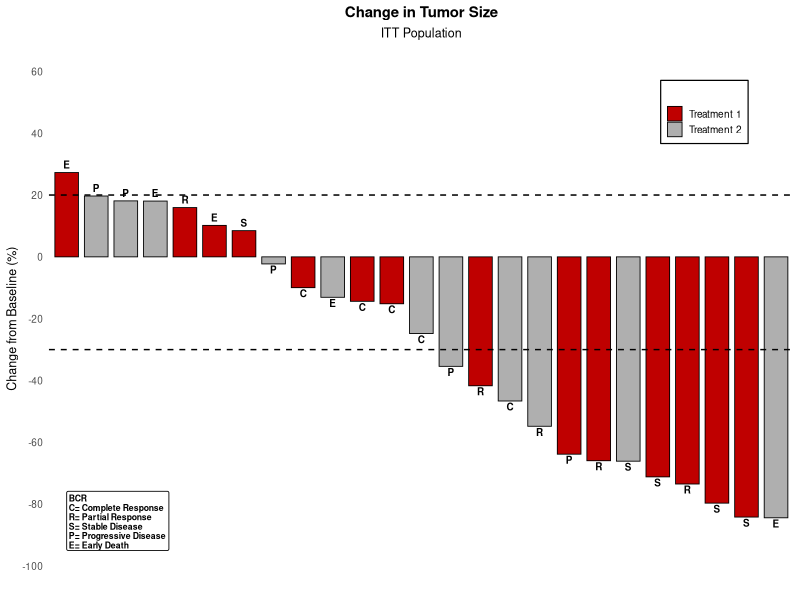
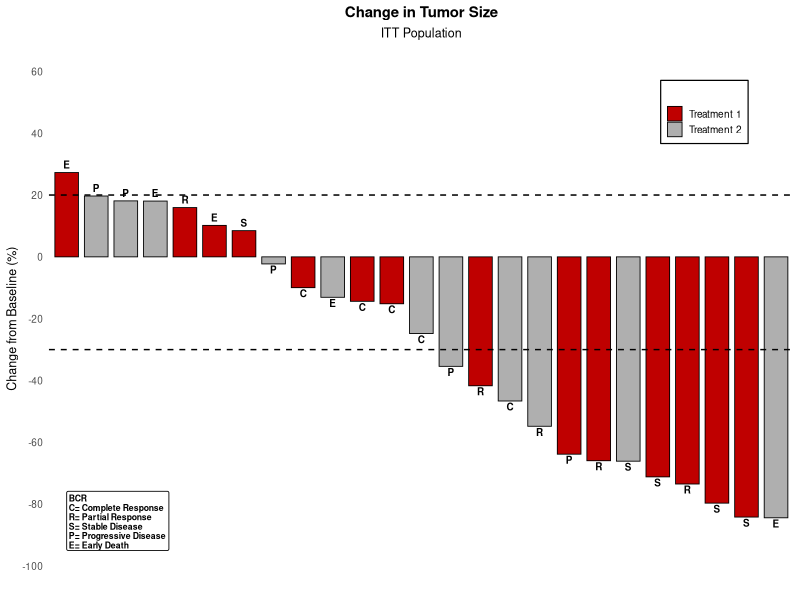
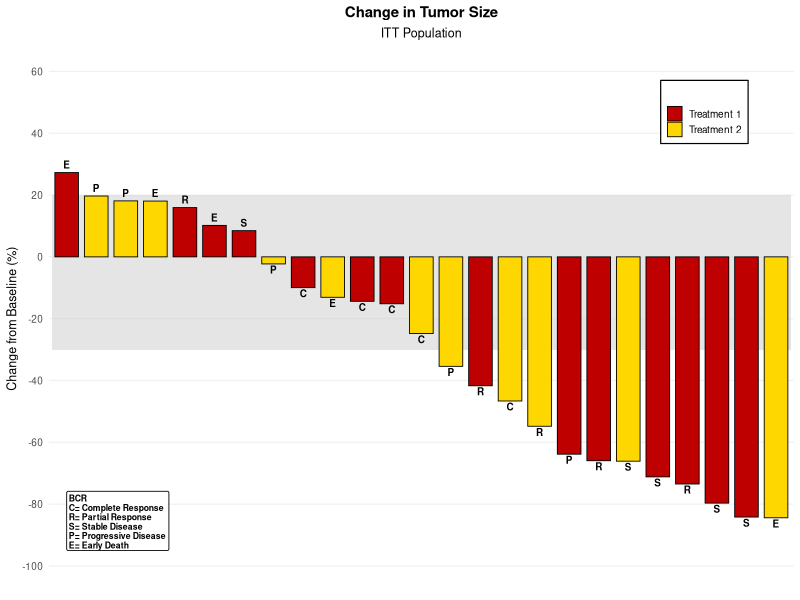
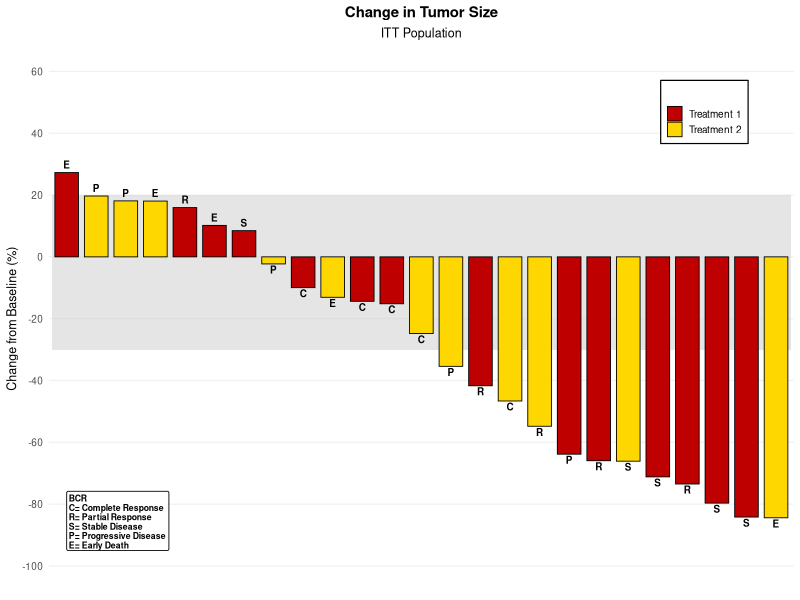

R code for these plots, in order:
out <- Sys.getenv("OUT_DIR")
if (out == "" || is.na(out)) out <- getwd()
if (!dir.exists(out)) dir.create(out, recursive = TRUE, showWarnings = FALSE)

sas_round <- function(x, d = 0) {
  p <- 10^d
  sign(x) * floor(abs(x) * p + 0.5) / p
}

# Accurate SAS RANUNI (Fishman & Moore) without overflow
# modulus m = 2^31-1, multiplier a = 397204094
# Use Russian peasant modular multiplication to avoid double overflow
mod_mul <- function(a, s, m) {
  res <- 0
  a_mod <- a %% m
  while (s > 0) {
    if (s %% 2 == 1) {
      res <- (res + a_mod) %% m
    }
    a_mod <- (a_mod * 2) %% m
    s <- s %/% 2
  }
  res
}

sas_ranuni_seq <- function(seed, n) {
  m <- 2147483647
  a <- 397204094
  s <- as.numeric(seed)
  u <- numeric(n)
  for (i in seq_len(n)) {
    s <- mod_mul(a, s, m)
    u[i] <- s / m
  }
  list(u = u, seed = s)
}

n_id <- 25
seq50 <- sas_ranuni_seq(2, n_id * 2)
u <- seq50$u

Id <- 1:n_id
Cid <- sprintf("%2d", Id)
Change <- numeric(n_id)
Group <- character(n_id)
Label <- character(n_id)

for (i in seq_len(n_id)) {
  u_change <- u[(i - 1) * 2 + 1]
  u_group  <- u[(i - 1) * 2 + 2]
  Change[i] <- 30 - 120 * u_change
  Group[i] <- ifelse(floor(u_group + 0.5) == 1, "Treatment 1", "Treatment 2")
  r <- i %% 5
  Label[i] <- ifelse(r == 1, "C",
              ifelse(r == 2, "R",
              ifelse(r == 3, "S",
              ifelse(r == 4, "P", "E"))))
}

TumorSize <- data.frame(
  Id = Id,
  Cid = Cid,
  Change = Change,
  Group = Group,
  Label = Label,
  stringsAsFactors = FALSE
)
attr(TumorSize$Change, "label") <- "Change from Baseline (%)"

write.csv(TumorSize, file.path(out, "TumorSize.csv"), row.names = FALSE, na = "")

TumorSizeDesc <- TumorSize[order(-TumorSize$Change), ]
write.csv(TumorSizeDesc, file.path(out, "TumorSizeDesc.csv"), row.names = FALSE, na = "")

# PROC PRINT obs=5 -> P100.lst and sashtml.htm
print5 <- TumorSize[1:5, ]

write.csv(print5, file.path(out, "P100.csv"), row.names = FALSE, na = "")
write.csv(print5, file.path(out, "sashtml.csv"), row.names = FALSE, na = "")

hdr <- sprintf("%-4s %-3s %-4s %-12s %-13s %-5s", "Obs", "Id", "Cid", "Change", "Group", "Label")
sep <- paste(rep("-", nchar(hdr)), collapse = "")
body_lines <- c(hdr, sep)
for (i in seq_len(nrow(print5))) {
  line <- sprintf("%-4d %-3d %-4s %-12.4f %-13s %-5s",
                  i, print5$Id[i], print5$Cid[i], print5$Change[i], print5$Group[i], print5$Label[i])
  body_lines <- c(body_lines, line)
}
txt_content <- c(
  "Change in Tumor Size (PROC PRINT obs=5)",
  "Data Set: TumorSize",
  "",
  body_lines,
  "",
  sprintf("N rows displayed: %d  (total rows in TumorSize: %d)", nrow(print5), nrow(TumorSize))
)

writeLines(txt_content, file.path(out, "P100.txt"))
writeLines(txt_content, file.path(out, "P100.lst"))
writeLines(txt_content, file.path(out, "sashtml.txt"))
html_lines <- c(
  "<html><head><title>P100 - TumorSize (obs=5)</title></head><body>",
  "<h2>Change in Tumor Size (PROC PRINT obs=5)</h2>",
  "<pre>",
  txt_content,
  "</pre>",
  "</body></html>"
)
writeLines(html_lines, file.path(out, "sashtml.htm"))

# Figure 1: TumorSize_SG_V94
TumorSize$Cid_ord <- factor(TumorSize$Cid, levels = TumorSize$Cid[order(-TumorSize$Change)])
cols1 <- c("Treatment 1" = "#bf0000", "Treatment 2" = "#afafaf")

library(ggplot2)

p1 <- ggplot(TumorSize, aes(x = Cid_ord, y = Change, fill = Group)) +
  geom_col(position = position_dodge(width = 0.9), width = 0.8, colour = "black", linewidth = 0.3) +
  geom_text(aes(label = Label), position = position_dodge(width = 0.9),
            vjust = ifelse(TumorSize$Change >= 0, -0.5, 1.2),
            size = 2.5, fontface = "bold") +
  geom_hline(yintercept = c(20, -30), linetype = "dashed", colour = "black", linewidth = 0.5) +
  scale_fill_manual(values = cols1, name = "") +
  scale_y_continuous(limits = c(-100, 60), breaks = seq(60, -100, by = -20)) +
  labs(title = "Change in Tumor Size", subtitle = "ITT Population",
       x = NULL, y = "Change from Baseline (%)") +
  theme_minimal(base_size = 9) +
  theme(
    panel.grid = element_blank(),
    panel.border = element_blank(),
    axis.text.x = element_blank(),
    axis.ticks.x = element_blank(),
    plot.title = element_text(hjust = 0.5, face = "bold"),
    plot.subtitle = element_text(hjust = 0.5),
    legend.position = c(0.88, 0.88),
    legend.background = element_rect(colour = "black", fill = "white"),
    legend.key.size = unit(0.4, "cm")
  ) +
  annotate("label",
           x = 1, y = -95,
           label = "BCR\nC= Complete Response\nR= Partial Response\nS= Stable Disease\nP= Progressive Disease\nE= Early Death",
           hjust = 0, vjust = 0, size = 2.2, fontface = "bold",
           fill = "white", colour = "black", label.size = 0.3, lineheight = 0.9)

ggsave(file.path(out, "tumorsize_sg_v94.png"), p1, width = 5, height = 3, dpi = 300, units = "in")
ggsave(file.path(out, "TumorSize_SG_V94.png"), p1, width = 5, height = 3, dpi = 300, units = "in")
write.csv(TumorSize, file.path(out, "tumorsize_sg_v94.csv"), row.names = FALSE, na = "")

# Figure 2: TumorSize_Band_SG_V94
TumorSizeDesc$Cid_ord2 <- factor(TumorSizeDesc$Cid, levels = TumorSizeDesc$Cid)
cols2 <- c("Treatment 1" = "#bf0000", "Treatment 2" = "gold")

p2 <- ggplot(TumorSizeDesc, aes(x = Cid_ord2, y = Change, fill = Group)) +
  geom_rect(aes(xmin = as.numeric(Cid_ord2) - 0.5, xmax = as.numeric(Cid_ord2) + 0.5,
                ymin = -30, ymax = 20),
            fill = "grey80", alpha = 0.5, inherit.aes = FALSE) +
  geom_col(position = position_dodge(width = 0.9), width = 0.8, colour = "black", linewidth = 0.3) +
  geom_text(aes(label = Label), position = position_dodge(width = 0.9),
            vjust = ifelse(TumorSizeDesc$Change >= 0, -0.5, 1.2),
            size = 2.5, fontface = "bold") +
  scale_fill_manual(values = cols2, name = "") +
  scale_y_continuous(limits = c(-100, 60), breaks = seq(60, -100, by = -20)) +
  labs(title = "Change in Tumor Size", subtitle = "ITT Population",
       x = NULL, y = "Change from Baseline (%)") +
  theme_minimal(base_size = 9) +
  theme(
    panel.grid.major.y = element_line(colour = "#f0f0f0"),
    panel.grid.minor = element_blank(),
    panel.grid.major.x = element_blank(),
    axis.text.x = element_blank(),
    axis.ticks.x = element_blank(),
    plot.title = element_text(hjust = 0.5, face = "bold"),
    plot.subtitle = element_text(hjust = 0.5),
    legend.position = c(0.88, 0.88),
    legend.background = element_rect(colour = "black", fill = "white"),
    legend.key.size = unit(0.4, "cm")
  ) +
  annotate("label",
           x = 1, y = -95,
           label = "BCR\nC= Complete Response\nR= Partial Response\nS= Stable Disease\nP= Progressive Disease\nE= Early Death",
           hjust = 0, vjust = 0, size = 2.2, fontface = "bold",
           fill = "white", colour = "black", label.size = 0.3, lineheight = 0.9)

ggsave(file.path(out, "tumorsize_band_sg_v94.png"), p2, width = 5, height = 3, dpi = 300, units = "in")
ggsave(file.path(out, "TumorSize_Band_SG_V94.png"), p2, width = 5, height = 3, dpi = 300, units = "in")
write.csv(TumorSizeDesc, file.path(out, "tumorsize_band_sg_v94.csv"), row.names = FALSE, na = "")
